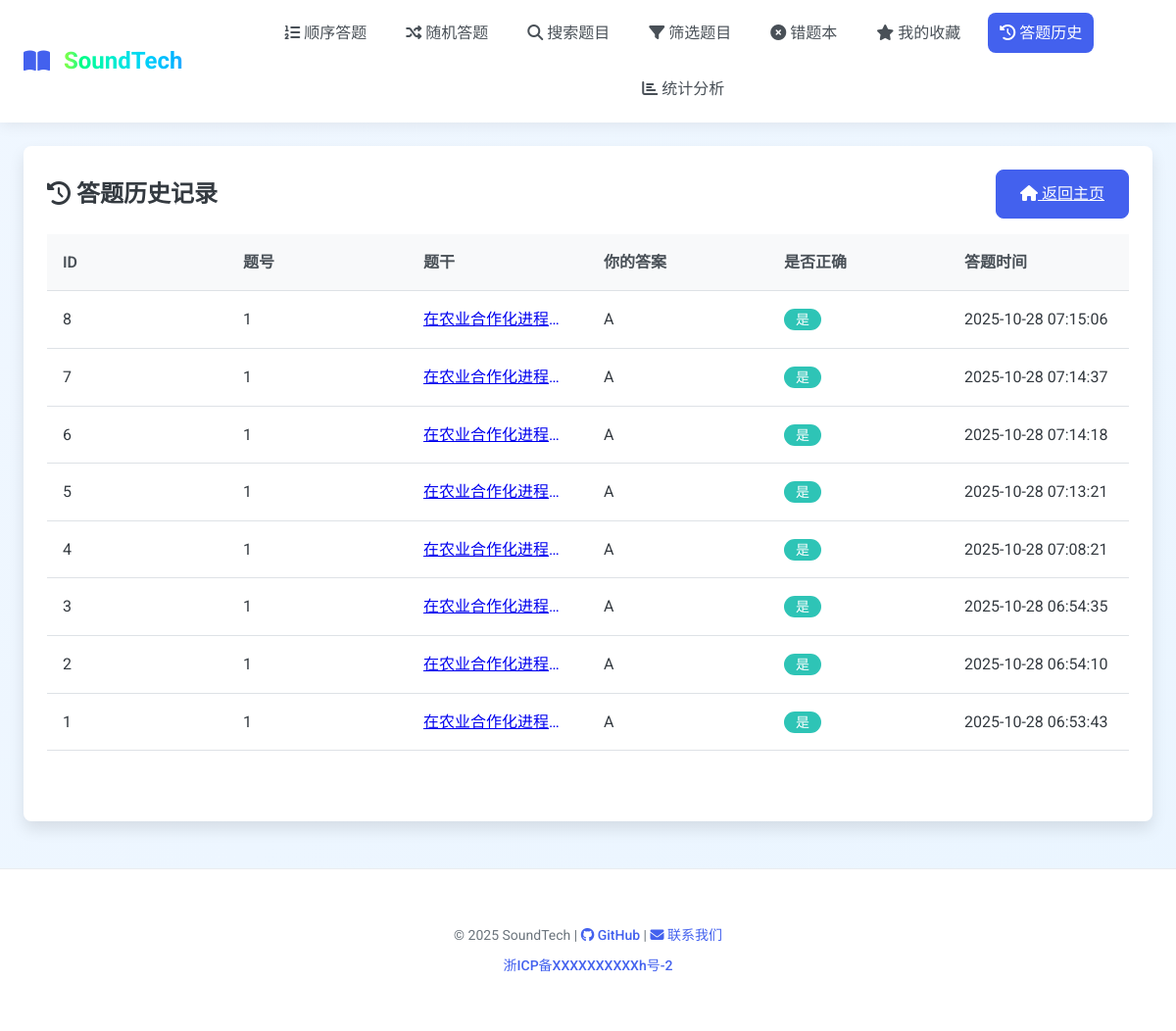
Screenshot of /history (signed in) with the database file from the repository.
### tables this page shows
CREATE TABLE history (
        id INTEGER PRIMARY KEY AUTOINCREMENT,
        user_id INTEGER NOT NULL,
        question_id TEXT NOT NULL,
        user_answer TEXT NOT NULL,
        correct INTEGER NOT NULL,
        timestamp DATETIME DEFAULT CURRENT_TIMESTAMP,
        FOREIGN KEY (user_id) REFERENCES users(id)
    );

CREATE TABLE questions (
        id TEXT PRIMARY KEY,
        stem TEXT NOT NULL,
        answer TEXT NOT NULL,
        difficulty TEXT,
        qtype TEXT,
        category TEXT,
        options TEXT, -- JSON stored options
        created_at DATETIME DEFAULT CURRENT_TIMESTAMP
    );

### app.py (the view)
@app.route("/history")
@login_required
def show_history():
    user_id = get_user_id()
    rows = show_history_util(user_id)
    history_data = []
    for row in rows:
        q = fetch_question(row['question_id'])
        stem = q['stem'] if q else "题目已删除"
        history_data.append({
            "id": row['id'],
            "question_id": row['question_id'],
            "stem": stem,
            "user_answer": row['user_answer'],
            "correct": row['correct'],
            "timestamp": row['timestamp']
        })
    return render_template("history.html", history=history_data)

### app.py (called while the page is built)
@app.before_request
def log_request_info():
    if request.endpoint not in ['static']:
        app.logger.debug(f"请求: {request.method} {request.url} - IP: {request.remote_addr} - User-Agent: {request.headers.get('User-Agent', 'Unknown')}")

@app.after_request
def log_response_info(response):
    if request.endpoint not in ['static']:
        app.logger.debug(f"响应: {response.status_code} - {request.method} {request.url}")
    return response

### handlers/authentication.py (called while the page is built)
def login_required(function):
    @wraps(function)
    def decorated_function(*args, **kwargs):
        if not is_logged_in():
            flash("请先登录后再访问该页面", "error")
            return redirect(url_for("login", next=request.url))
        return function(*args, **kwargs)
    return decorated_function

def is_logged_in() -> bool:
    return "user_id" in session

def get_user_id() -> int:
    return session.get("user_id")

### handlers/database.py (called while the page is built)
def get_db() -> sqlite3.Connection:
    conn = sqlite3.connect("./static/database.db")
    conn.row_factory = sqlite3.Row
    return conn

def fetch_question(qid):
    conn = get_db()
    cursor = conn.cursor()
    cursor.execute('SELECT * FROM questions WHERE id=?', (qid,))
    row = cursor.fetchone()
    cursor.close()
    conn.close()
    if row:
        return {
            "id": row['id'],
            "stem": row['stem'],
            "answer": row['answer'],
            "difficulty": row['difficulty'],
            "type": row['qtype'],
            "category": row['category'],
            "options": json.loads(row['options'])
        }
    else:
        return None

def show_history_util(user_id):
    conn = get_db()
    cursor = conn.cursor()
    cursor.execute('SELECT * FROM history WHERE user_id=? ORDER BY timestamp DESC', (user_id,))
    rows = cursor.fetchall()
    cursor.close()
    conn.close()
    return rows

### templates/history.html (shortened to what this page needs)
{% extends 'base.html' %}
{% block content %}
<div class="card">
    <div class="card-title d-flex justify-content-between align-items-center">
        <div>
            <i class="fas fa-history"></i> 答题历史记录
        </div>
        <a href="{{ url_for('index') }}" class="btn btn-primary">
            <i class="fas fa-home"></i> 返回主页
        </a>
    </div>
    {% if history %}
    <div class="table-container">
        <table class="table">
            <thead>
                <tr>
                    <th>ID</th>
                    <th>题号</th>
                    <th>题干</th>
                    <th>你的答案</th>
                    <th>是否正确</th>
                    <th>答题时间</th>
                </tr>
            </thead>
            <tbody>
                {% for record in history %}
                <tr>
                    <td>{{ record.id }}</td>
                    <td>{{ record.question_id }}</td>
                    <td><a href="{{ url_for('show_question', qid=record.question_id) }}" class="question-text-truncate" title="{{ record.stem }}">{{ record.stem }}</a></td>
                    <td>{{ record.user_answer }}</td>
                    <td>
                        {% if record.correct == 1 %}
                        <span class="badge badge-success">是</span>
                        {% else %}
                        <span class="badge badge-danger">否</span>
                        {% endif %}
                    </td>
                    <td>{{ record.timestamp }}</td>
                </tr>
                {% endfor %}
            </tbody>
        </table>
    </div>
    {% else %}
    <div class="alert alert-info">
        <i class="fas fa-info-circle"></i> 你还没有任何答题历史记录。
    </div>
    {% endif %}
</div>
{% endblock %}

### templates/base.html (shortened to what this page needs)
<!DOCTYPE html>
<html lang="zh-CN">
<head>
    <link rel="stylesheet" href="{{ url_for('static', filename='style.css') }}">
    <link rel="stylesheet" href="https://cdnjs.cloudflare.com/ajax/libs/font-awesome/6.4.0/css/all.min.css">
</head>
<body>
    <nav>
        <div class="nav-left">
            <a href="{{ url_for('index') }}" class="nav-logo">
                <i class="fas fa-book-open"></i>&nbsp;<article>SoundTech</article>
            </a>
        </div>
        <div class="nav-links" id="navLinks">
            <a href="{{ url_for('sequential_start') }}" class="nav-link{% if request.path == url_for('sequential_start') %} active{% endif %}">
                <i class="fas fa-list-ol"></i> 顺序答题
            </a>
            <a href="{{ url_for('random_question') }}" class="nav-link{% if request.path == url_for('random_question') %} active{% endif %}">
                <i class="fas fa-random"></i> 随机答题
            </a>
            <a href="{{ url_for('search') }}" class="nav-link{% if request.path == url_for('search') %} active{% endif %}">
                <i class="fas fa-search"></i> 搜索题目
            </a>
            <a href="{{ url_for('filter_questions') }}" class="nav-link{% if request.path == url_for('filter_questions') %} active{% endif %}">
                <i class="fas fa-filter"></i> 筛选题目
            </a>
            <a href="{{ url_for('wrong_questions') }}" class="nav-link{% if request.path == url_for('wrong_questions') %} active{% endif %}">
                <i class="fas fa-times-circle"></i> 错题本
            </a>
            <a href="{{ url_for('show_favorites') }}" class="nav-link{% if request.path == url_for('show_favorites') %} active{% endif %}">
                <i class="fas fa-star"></i> 我的收藏
            </a>
            <a href="{{ url_for('show_history') }}" class="nav-link{% if request.path == url_for('show_history') %} active{% endif %}">
                <i class="fas fa-history"></i> 答题历史
            </a>
            <a href="{{ url_for('statistics') }}" class="nav-link{% if request.path == url_for('statistics') %} active{% endif %}">
                <i class="fas fa-chart-bar"></i> 统计分析
            </a>
        </div>
    </nav>
    <main class="container">
        {% block content %}{% endblock %}
    </main>
    <footer class="footer">
        <div class="container">
            <p class="footer-text">
                &copy; {{ current_year|default(2025) }} SoundTech |
                <a href="https://github.com/C32-SoundTech" class="footer-link" target="_blank">
                    <i class="fab fa-github"></i> GitHub
                </a> |
                <a href="mailto:2312190131@pop.zjgsu.edu.cn" class="footer-link">
                    <i class="fas fa-envelope"></i> 联系我们
                </a>
            </p>
            <p class="footer-text mt-1">
                <a href="https://beian.miit.gov.cn/" target="_blank" class="footer-link">浙ICP备XXXXXXXXXXh号-2</a>
            </p>
        </div>
    </footer>
</body>
</html>

### templates/base.html (style rules this page uses)
article { -webkit-animation: gradient-change 2s linear infinite alternate; animation: gradient-change 2s linear infinite alternate; background: linear-gradient( to right in oklch, var(--color-1), var(--color-2) ); -webkit-background-clip: text; -webkit-text-fill-color: transparent; background-clip: text; color: transparent; }

### rows the page displays
history: id "8", question_id "1", stem "在农业合作化进程…", user_answer "A", timestamp "2025-10-28 07:15:06"
history: id "7", question_id "1", stem "在农业合作化进程…", user_answer "A", timestamp "2025-10-28 07:14:37"
history: id "6", question_id "1", stem "在农业合作化进程…", user_answer "A", timestamp "2025-10-28 07:14:18"
history: id "5", question_id "1", stem "在农业合作化进程…", user_answer "A", timestamp "2025-10-28 07:13:21"
history: id "4", question_id "1", stem "在农业合作化进程…", user_answer "A", timestamp "2025-10-28 07:08:21"
history: id "3", question_id "1", stem "在农业合作化进程…", user_answer "A", timestamp "2025-10-28 06:54:35"
history: id "2", question_id "1", stem "在农业合作化进程…", user_answer "A", timestamp "2025-10-28 06:54:10"
questions: stem "在农业合作化进程…"
history: timestamp "2025-10-28 06:53:43"

### other values shown
{{ record.id }} "1"
{{ record.question_id }} "1"
{{ record.user_answer }} "A"
{{ current_year|default(2025) }} "2025"
